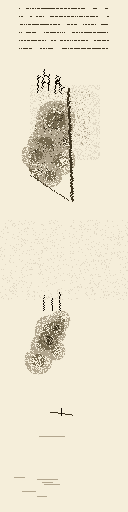

Recreate this plot in Python.
#!/usr/bin/env python3
"""
Session 01 — Ink Wash Painting
Study: Sesshu Toyo, Haboku-sansui (1495)
Attempt 1: First contact. Expect to use too much ink.
Canvas: 128 x 512 (portrait, ~4:1, close to scroll's 4.5:1 ratio)
"""
from PIL import Image
import math, random, os

W, H = 128, 512
OUT = os.path.dirname(os.path.abspath(__file__))
RNG = random.Random(1)

# Five ink tones + paper
PAPER   = (245, 238, 218)  # aged silk/xuan — the ground
MIST    = (225, 216, 196)  # barely there — atmospheric wash
LIGHT   = (178, 166, 142)  # light ink — distant forms
MID     = (118, 106,  80)  # medium — near forms, rock faces
DARK    = ( 62,  52,  32)  # dark — tree masses, cliff edges
BLACK   = ( 18,  12,   4)  # near-black — calligraphic marks, detail


def new_canvas():
    img = Image.new("RGB", (W, H), PAPER)
    return img, img.load()


def splat(px, cx, cy, radius, tone, rng, wetness=0.6):
    """Ink drop with wet bleed — dark center fades outward."""
    tones = [BLACK, DARK, MID, LIGHT, MIST, PAPER]
    try:
        t_idx = tones.index(tone)
    except ValueError:
        t_idx = 2

    for dy in range(-radius, radius + 1):
        for dx in range(-radius, radius + 1):
            d = math.hypot(dx, dy)
            if d > radius:
                continue
            x, y = cx + dx, cy + dy
            if not (0 <= x < W and 0 <= y < H):
                continue
            # Falloff: darker at center, lighter at edge
            falloff = d / radius
            idx = t_idx + int(falloff * 2)
            idx = min(idx, len(tones) - 1)
            # Wetness: bleed irregularity
            if rng.random() > wetness * (1 - falloff * 0.5):
                px[x, y] = tones[idx]


def stroke(px, x1, y1, x2, y2, tone, width, rng, jitter=2):
    """Brushstroke from (x1,y1) to (x2,y2)."""
    steps = max(abs(x2 - x1), abs(y2 - y1), 1)
    for i in range(steps + 1):
        t = i / steps
        x = int(x1 + (x2 - x1) * t + rng.uniform(-jitter, jitter))
        y = int(y1 + (y2 - y1) * t)
        for w in range(width):
            for wx, wy in ((x + w, y), (x, y + w)):
                if 0 <= wx < W and 0 <= wy < H:
                    px[wx, wy] = tone


def wash(px, x0, y0, x1, y1, tone, rng, density=0.4):
    """Broad wash — scattered pixels simulating dilute ink on wet paper."""
    for y in range(y0, y1):
        for x in range(x0, x1):
            if rng.random() < density:
                px[x, y] = tone


# ── Composition ───────────────────────────────────────────────────────────────
# Scroll zones (top to bottom):
#   0 - 55   : inscription
#  55 - 80   : open sky
#  80 - 220  : main rocky cliff mass + trees + distant mountain behind
# 220 - 300  : middle water / mist (open)
# 300 - 400  : near shore, secondary forms
# 400 - 430  : boat and water marks
# 430 - 512  : open water

def compose(px, rng):

    # 1. INSCRIPTION ZONE — horizontal ink marks, not characters
    for i in range(6):
        y = 8 + i * 8
        stroke(px, 20, y, 108, y, DARK, 1, rng, jitter=1)
        # breaks in line — simulate character spacing
        for _ in range(rng.randint(2, 4)):
            bx = rng.randint(20, 100)
            for bw in range(rng.randint(3, 8)):
                if 0 <= bx + bw < W:
                    px[bx + bw, y] = PAPER

    # 2. DISTANT MOUNTAIN — behind main cliff, very light
    wash(px, 30, 85, 100, 160, MIST, rng, density=0.25)
    wash(px, 40, 90, 90, 145, LIGHT, rng, density=0.10)

    # 3. MAIN ROCKY CLIFF — left-center mass
    # Core dark splashes
    for cx, cy, r in [
        (52, 130, 18), (48, 150, 14), (58, 115, 12),
        (44, 165, 16), (62, 140, 10), (40, 148, 12),
    ]:
        splat(px, cx, cy, r, DARK, rng, wetness=0.7)

    # Mid-tone cliff face
    for cx, cy, r in [
        (55, 120, 20), (45, 145, 18), (60, 160, 15),
        (50, 175, 12), (35, 155, 14),
    ]:
        splat(px, cx, cy, r, MID, rng, wetness=0.55)

    # Cliff edge definition — dark strokes on right edge
    stroke(px, 68, 88, 72, 200, DARK, 2, rng, jitter=1)
    stroke(px, 30, 175, 68, 200, DARK, 1, rng, jitter=1)

    # 4. TREES at cliff top — vertical marks, darkest
    for tx in [42, 48, 55, 61, 38]:
        ty_base = rng.randint(88, 102)
        stroke(px, tx, ty_base, tx + rng.randint(-2, 2), ty_base - rng.randint(14, 22), BLACK, 1, rng, jitter=1)
        # branch marks
        for _ in range(2):
            bx = tx + rng.randint(-5, 5)
            by = ty_base - rng.randint(6, 16)
            stroke(px, tx, by + 2, bx, by, BLACK, 1, rng, jitter=0)

    # 5. NEAR SHORE (lower cliff section)
    for cx, cy, r in [
        (50, 330, 16), (42, 345, 12), (60, 320, 10),
        (38, 360, 14), (55, 350, 10),
    ]:
        splat(px, cx, cy, r, MID, rng, wetness=0.6)

    for cx, cy, r in [
        (48, 340, 10), (56, 328, 8),
    ]:
        splat(px, cx, cy, r, DARK, rng, wetness=0.65)

    # Shore trees
    for tx in [44, 52, 60]:
        stroke(px, tx, 310, tx, 310 - rng.randint(10, 18), BLACK, 1, rng, jitter=1)

    # 6. BOAT — a few marks in the open water zone
    # Simple form: hull curve + mast
    stroke(px, 50, 412, 72, 415, DARK, 1, rng, jitter=0)
    stroke(px, 61, 408, 61, 415, BLACK, 1, rng, jitter=0)

    # 7. WATER MARKS — sparse horizontal strokes
    for _ in range(8):
        wy = rng.randint(420, 500)
        wx = rng.randint(10, 60)
        wl = rng.randint(8, 20)
        stroke(px, wx, wy, wx + wl, wy, LIGHT, 1, rng, jitter=0)

    # 8. MIST — very light wash over transition zones
    wash(px, 0, 220, W, 300, MIST, rng, density=0.08)


def main():
    img, px = new_canvas()
    compose(px, RNG)
    out_path = os.path.join(OUT, "attempt_01.png")
    img.save(out_path)
    print(f"Saved: {out_path}")


if __name__ == "__main__":
    main()
